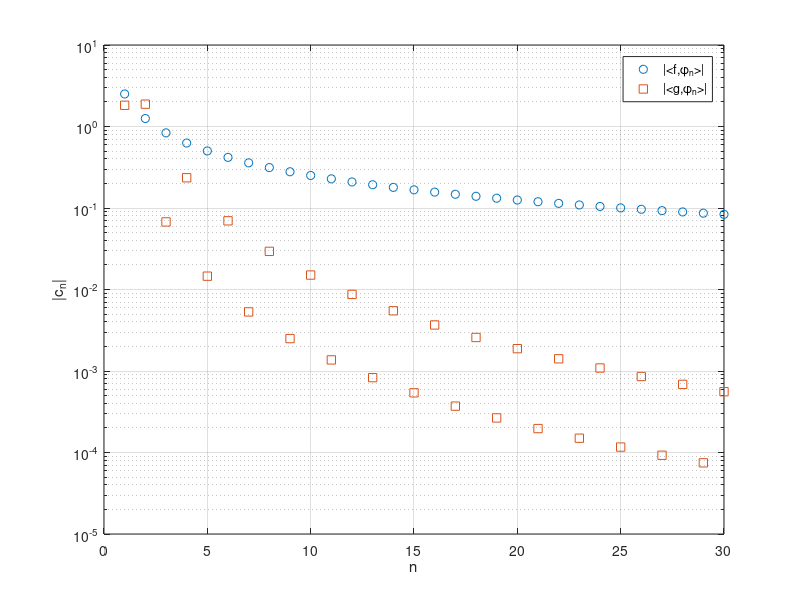

This chart was generated by the following MATLAB code:
% COEFFS12  Compare magnitude of coefficients for examples
% in FOURIER1 and FOURIER2.

f = @(x) x;
g = @(x) x .* (x - 1) .* (x - pi);

N = 30;
nn = 1:N;
cf = zeros(size(nn));
cg = cf;
for n=1:N
    cf(n) = integral(@(x) f(x) .* sqrt(2/pi) .* sin(n*x), 0, pi);
    cg(n) = integral(@(x) g(x) .* sqrt(2/pi) .* sin(n*x), 0, pi);
end

figure(1)
semilogy(nn, abs(cf), 'o', nn, abs(cg), 's')
xlabel n,  ylabel('|c_n|'),  grid on
legend('|<f,\phi_n>|', '|<g,\phi_n>|')
print -dpdf coeffs12result.pdf
